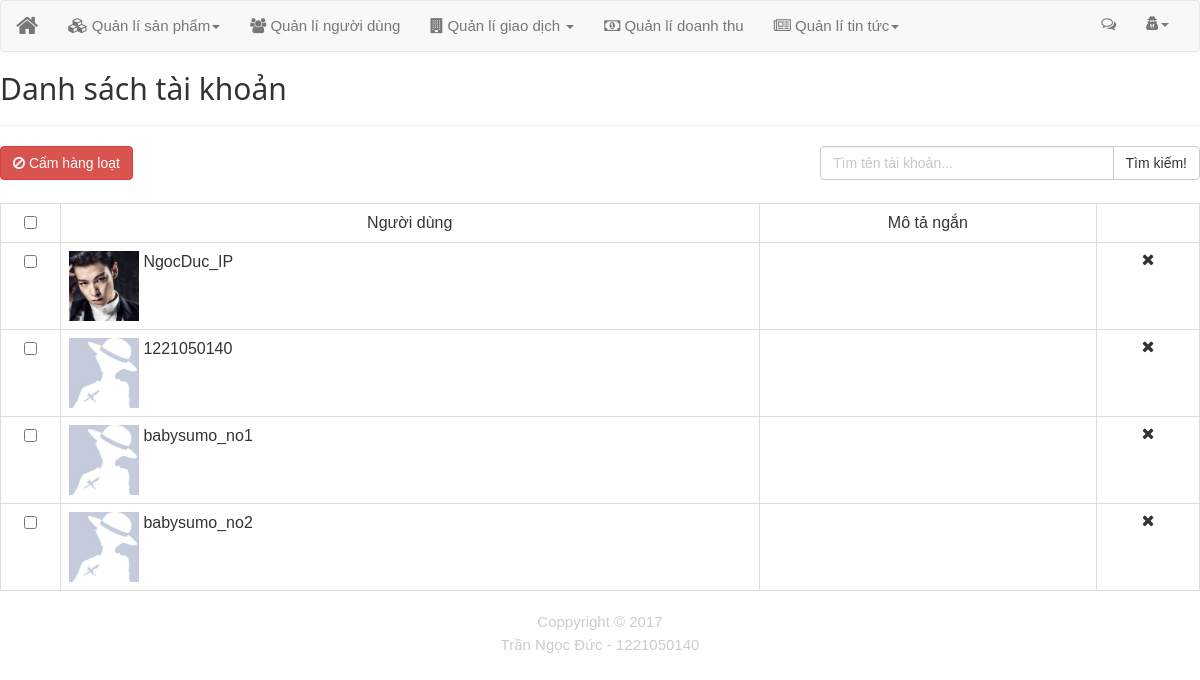
The app's page /index.php/admin/user with its own data.
### tables this page shows
CREATE TABLE `tb_user` (
  `id_user` int(11) NOT NULL,
  `account` varchar(30) NOT NULL,
  `name` varchar(50) NOT NULL,
  `password` varchar(100) NOT NULL,
  `discribe` text NOT NULL,
  `img` varchar(50) NOT NULL,
  `follow` int(11) NOT NULL,
  `active` int(11) NOT NULL
);

### application/controllers/admin/User.php (called while the page is built)
<?php
class User extends CI_Controller
{
	function index(){
		$data = array();
		$user = $this->User_models->getall();
		if($user){
			$data['user'] = $user;
		}
		$this->load->view('admin/user',$data);
	}
}
 ?>

### index.php (called while the page is built, shortened)
<?php
require_once BASEPATH.'core/CodeIgniter.php';

### application/models/User_models.php (called while the page is built, shortened)
<?php
class User_models extends CI_Model{
    function getall(){
        $query = $this->db->get('tb_user');
        if($query->num_rows() > 0){
            return $query->result();
        }else return false;
    }
}
?>

### application/views/admin/user.php (the view, shortened to what this page needs)
<?php
include'header.php';
 ?>
<section class="max">
	<h2>Danh sách tài khoản</h2>
	<hr>
	<?php
	echo form_open();
	 ?>
	<div class="row">
	 	<div class="col-md-8 col-sm-6 col-xs-12">
		 	<buttom type="submit" class="btn btn-danger">
		 		<i class="fa fa-ban"></i> Cấm hàng loạt
		 	</buttom>
		</div>
		<div class="col-md-4 col-sm-6 col-xs-12">
			<div class="input-group">
		      <input type="text" class="form-control" placeholder="Tìm tên tài khoản...">
		      <span class="input-group-btn">
		        <button class="btn btn-default" type="button">Tìm kiếm!</button>
		      </span>
		    </div>
		</div>
	</div>
	<br>
	<table class="table table-bordered table-hover">
		<tr class="text-center">
			<td style="width:5%">
				<input type="checkbox" class="check" id="checkAll">
			</td>
			<td>
				Người dùng
			</td>
			<td>
				Mô tả ngắn
			</td>
			<td></td>
		</tr>
		<?php
		if($user){
			foreach ($user as $key) {
			 ?>
		<tr>
			<td class="text-center">
				<input type="checkbox" class="check" value="<?php echo $key->id_user ?>">
			</td>
			<td>
				<div class="avatar1" style="background:url('<?php echo base_url() ?>/public/img/user/avatar/<?php echo $key->img ?>') center; background-size: cover;margin:0; padding: 0"></div>
                &nbsp;<a href="#"><?php echo $key->name?></a>
			</td>
			<td>
				<div style="height:70px;overflow-x: hidden">
				</div>
			</td>
			<td class="text-center">
				<a href=""><i class="fa fa-remove"></i></a>
			</td>
		</tr>
		<?php
			}
		}
		 ?>
	</table>
	<?php
	echo form_close();
	 ?>
</section>
 <?php
include'footer.php';
  ?>

### public/style/css/w3school.css (style rules this page uses)
html { box-sizing:border-box }
*,*:before,*:after { box-sizing:inherit }
html { -ms-text-size-adjust:100%;-webkit-text-size-adjust:100% }
body { margin:0 }
article,aside,details,figcaption,figure,footer,header,main,menu,nav,section,summary { display:block }
a { background-color:transparent;-webkit-text-decoration-skip:objects }
hr { box-sizing:content-box;height:0;overflow:visible }
button,input,select,textarea { font:inherit;margin:0 }
button,input { overflow:visible }
button,select { text-transform:none }
button,html [type=button],[type=reset],[type=submit] { -webkit-appearance:button }
[type=checkbox],[type=radio] { padding:0 }
html,body { font-family:Verdana,sans-serif;font-size:15px;line-height:1.5 }
html { overflow-x:hidden }
h1,h2,h3,h4,h5,h6,.w3-slim,.w3-wide { font-family:"Segoe UI",Arial,sans-serif }
h2 { font-size:30px }
h1,h2,h3,h4,h5,h6 { font-weight:400;margin:10px 0 }
hr { border:0;border-top:1px solid #eee;margin:20px 0 }
a { color:inherit }

### public/style/css/style.css (style rules this page uses)
body { width: 100%; margin:0 auto; }
.max { max-width: 1200px; margin: 0 auto; }
.avatar1 { width: 70px; height: 70px; float: left; }

### records on screen
tb_user: img (picture), name "NgocDuc_IP"
tb_user: img (placeholder picture), name "1221050140"
tb_user: img (placeholder picture), name "babysumo_no1"
tb_user: img (placeholder picture), name "babysumo_no2"
